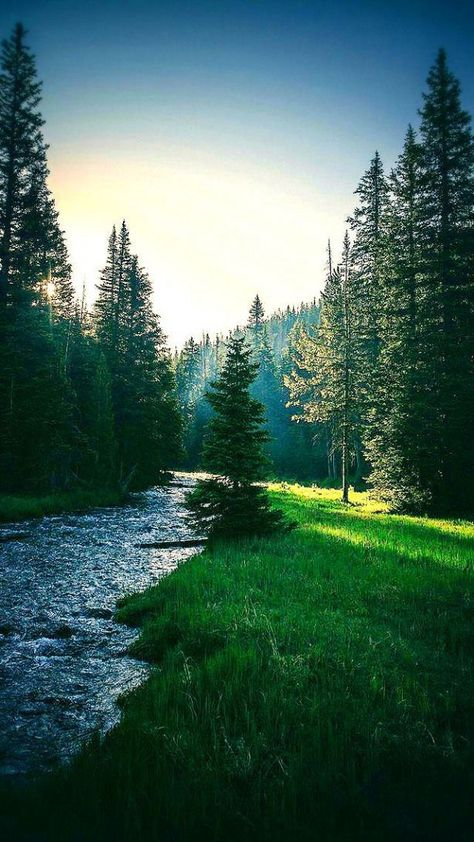
#> input picture OpenCV/BasicShapes/img.jpg, 474 x 842 px, given in place of the camera
$ python main.py
#> lines starting #> are read from the running program, lines starting #| are printed output that depends on the picture; after the words box and inside, x2 and y2 are one past the last pixel; in counts of white or black regions, pixels touching at a corner belong together
import cv2
import numpy as np

cap = cv2.VideoCapture(0)

def nothing():
    pass

cv2.namedWindow('flag')
cv2.resizeWindow('flag',(300,300))
cv2.createTrackbar('threshold','flag',0,255,nothing)
#> slider 'threshold' is set to 85

# color detection trackbars
cv2.createTrackbar('Upper_h','flag',255,255,nothing)
cv2.createTrackbar('Upper_s','flag',255,255,nothing)
cv2.createTrackbar('Upper_v','flag',255,255,nothing)

cv2.createTrackbar('Lower_h','flag',0,255,nothing)
#> slider 'Lower_h' is set to 51
cv2.createTrackbar('Lower_s','flag',0,255,nothing)
#> slider 'Lower_s' is set to 51
cv2.createTrackbar('Lower_v','flag',0,255,nothing)
#> slider 'Lower_v' is set to 51

while True:
    if cap.isOpened():
        ret, frame = cap.read()
#> frame is the input picture: shape (842, 474, 3); mean B, G, R 88.2, 98.3, 64.8
        frame = cv2.resize(frame,(400,400))
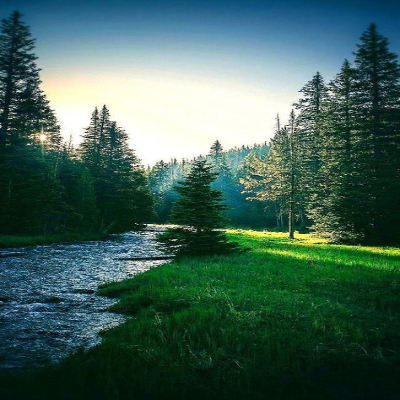
#> frame: shape (400, 400, 3); mean B, G, R 88, 98.2, 64.7
        hsv = cv2.cvtColor(frame, cv2.COLOR_BGR2HSV)
#> hsv: shape (400, 400, 3); mean H, S, V 74.3, 154.5, 104.4

        upper_h = cv2.getTrackbarPos('Upper_h','flag')
        upper_s = cv2.getTrackbarPos('Upper_s','flag')
        upper_v = cv2.getTrackbarPos('Upper_v','flag')

        lower_h = cv2.getTrackbarPos('Lower_h','flag')
        lower_s = cv2.getTrackbarPos('Lower_s','flag')
        lower_v = cv2.getTrackbarPos('Lower_v','flag')


        lower_bound = np.array([lower_h,lower_s,lower_v])
        upper_bound = np.array([upper_h,upper_s,upper_v])

        # create mask
        mask = cv2.inRange(hsv,lower_bound,upper_bound)
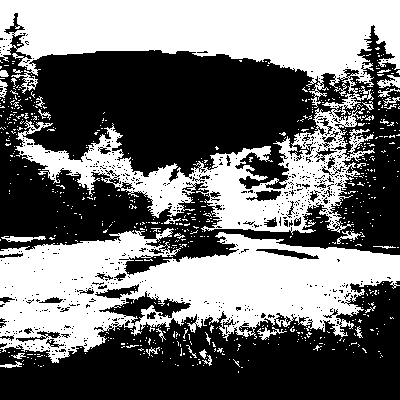
#> mask: shape (400, 400); 44.5% white; 681 white regions (647 under 20 px), largest, box (x1, y1, x2, y2) and area: (0, 0, 400, 235) 38615, (0, 228, 400, 363) 29064, (1, 236, 46, 242) 165
        # create filter
        filtr = cv2.bitwise_and(frame, frame, mask=mask)
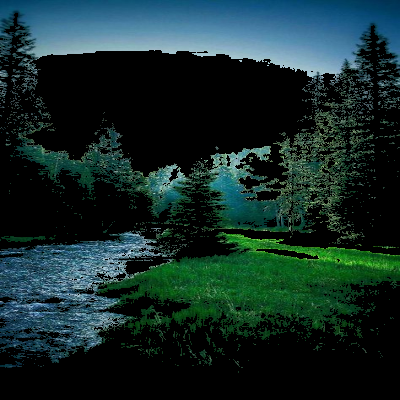
#> filtr: shape (400, 400, 3); mean B, G, R 41.1, 42.9, 20.4

        mask1  = cv2.bitwise_not(mask)
        m_g = cv2.getTrackbarPos("threshold", "flag") #getting track bar value
        ret,thresh = cv2.threshold(mask1,m_g,255,cv2.THRESH_BINARY)
#> ret = 85
        dilata = cv2.dilate(thresh,(1,1),iterations = 6)
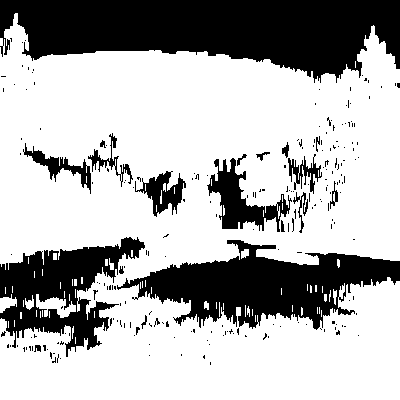
#> dilata: shape (400, 400); 69.7% white; 222 black regions (202 under 20 px)

        #findcontour(img,contour_retrival_mode,method)
        cnts,hier = cv2.findContours(thresh,cv2.RETR_TREE,cv2.CHAIN_APPROX_SIMPLE)
#> cnts = 1845 contours, 1753 with area under 20; largest, box (x1, y1, x2, y2) and area: (0, 13, 400, 275) 73916, (0, 281, 400, 400) 28444, (14, 108, 376, 234) 17074, (99, 291, 191, 325) 862, (321, 92, 368, 116) 369
        #Here cnts is a list of contours. ANd each contour is an array with x, y cordinate
        #hier variable called hierarchy and it contain image information.
        #print("Number of contour==",cnts,"\ntotal contour==",len(cnts))
        #print("Hierarchy==\n",hier)

        #Draw the contours
        #frame= cv2.drawContours(frame,cnts,-1,(176,10,15),4)

        # loop over the contours

        for c in cnts:
            epsilon = 0.0001*cv2.arcLength(c,True)
            data= cv2.approxPolyDP(c,epsilon,True)

            hull = cv2.convexHull(data)
            cv2.drawContours(frame, [c], -1, (50, 50, 150), 2)
            cv2.drawContours(frame, [hull], -1, (0, 255, 0), 2)
            """
            hull = cv2.convexHull(data,returnPoints = False)
            defect = cv2.convexityDefects(data[0],hull)
            print("defect==",defect)
            """
#> this loop made 1845 passes
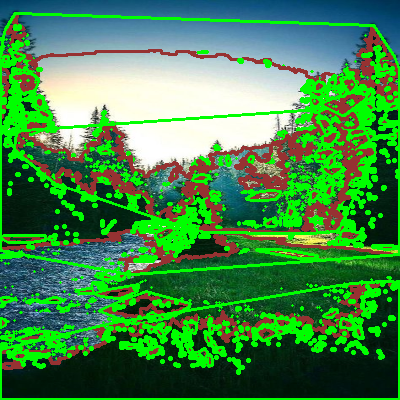
#> frame: shape (400, 400, 3); mean B, G, R 73, 136.1, 66.7
        cv2.imshow("Thresh", thresh)
        cv2.imshow("mask==",mask)
        cv2.imshow("filter==",filtr)
        cv2.imshow("Result", frame)

        key = cv2.waitKey(25) &0xFF
#> (key Esc is pressed here)
        if key == 27:
            break
cap.release()
cv2.destroyAllWindows()
